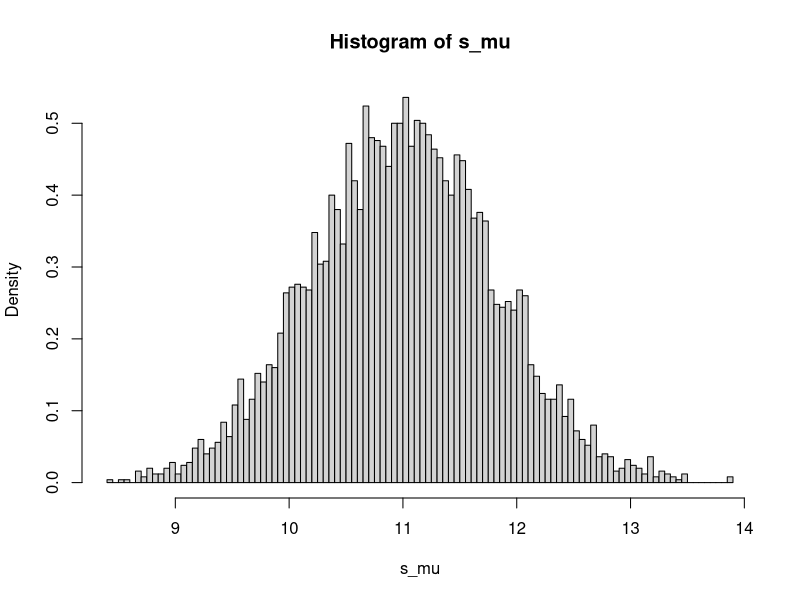
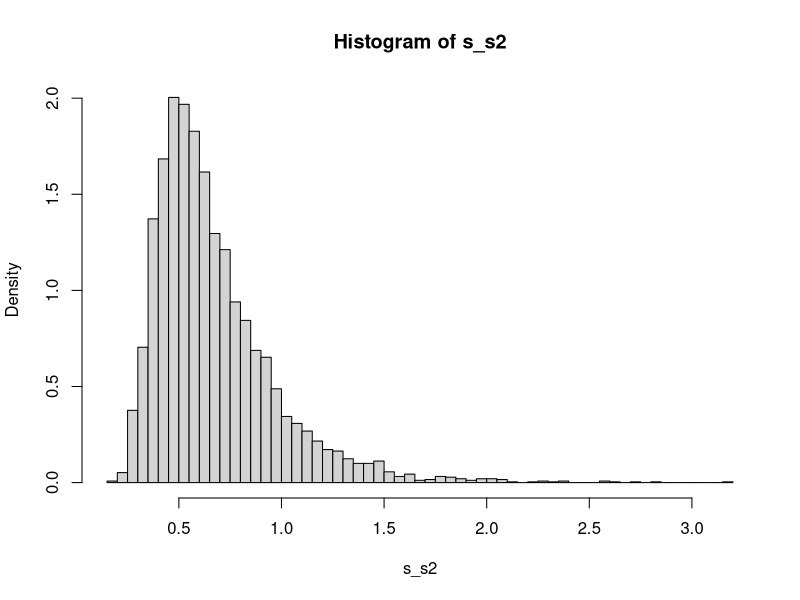
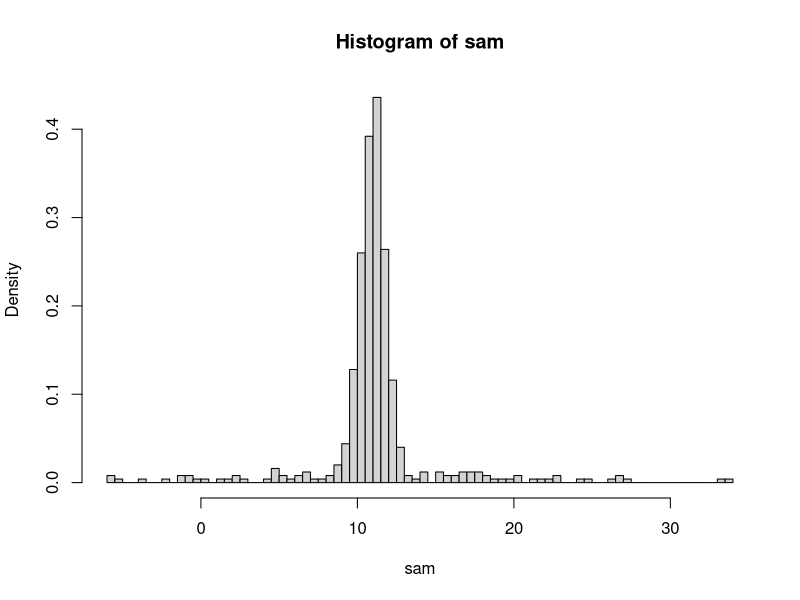
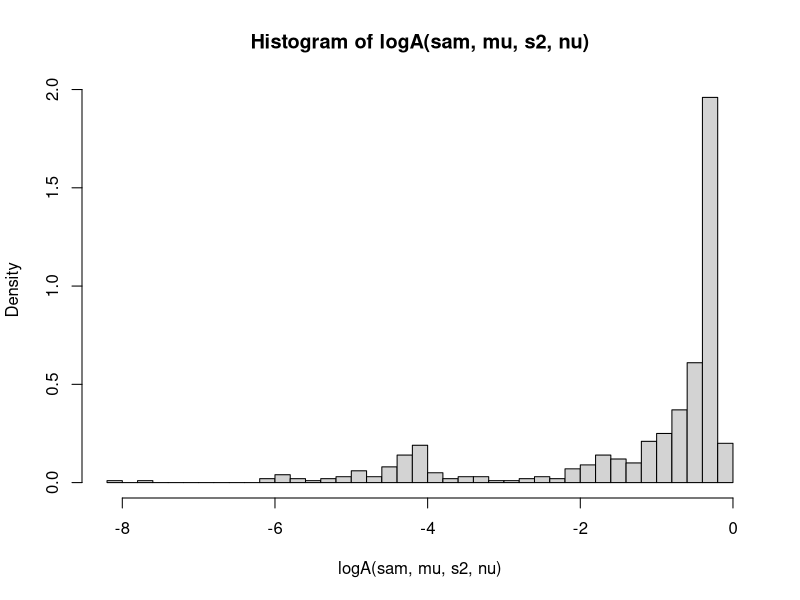
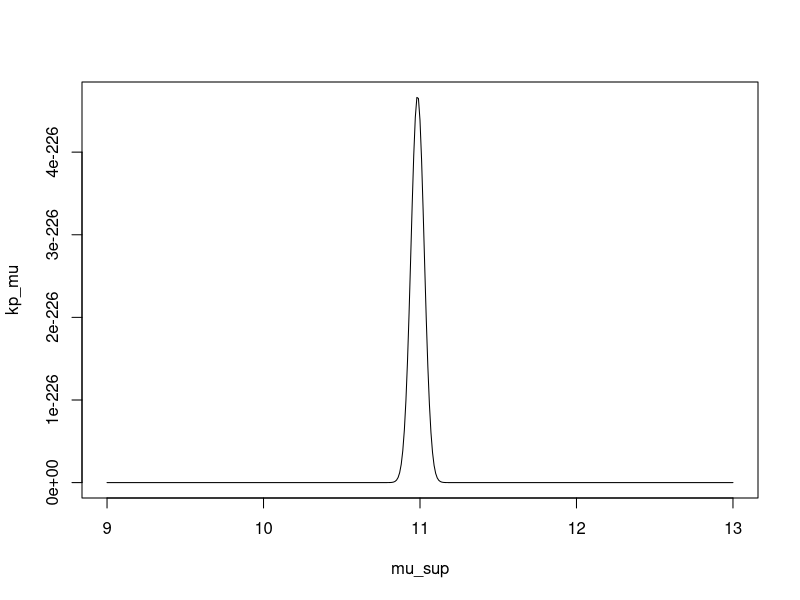
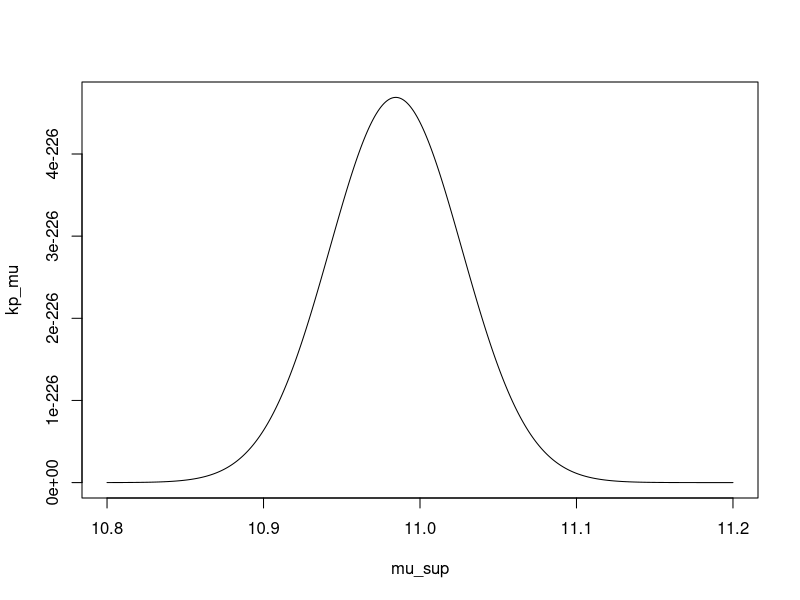
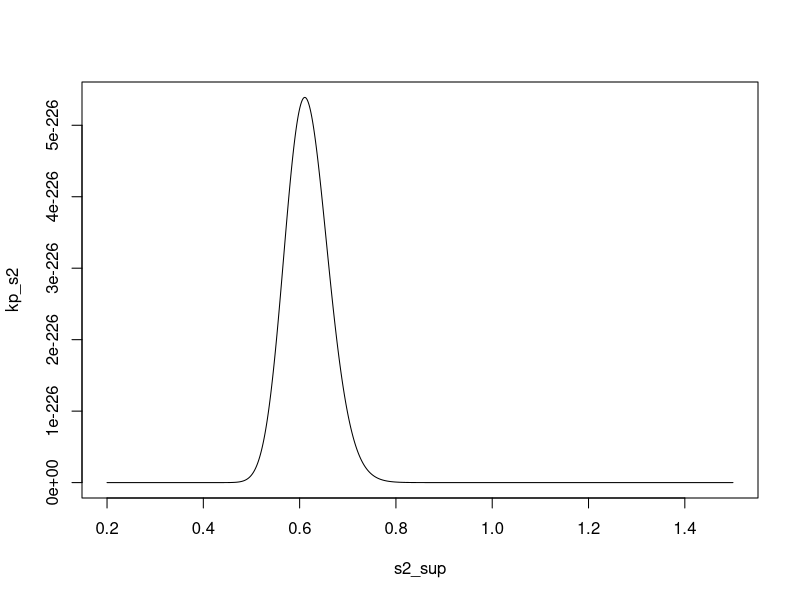
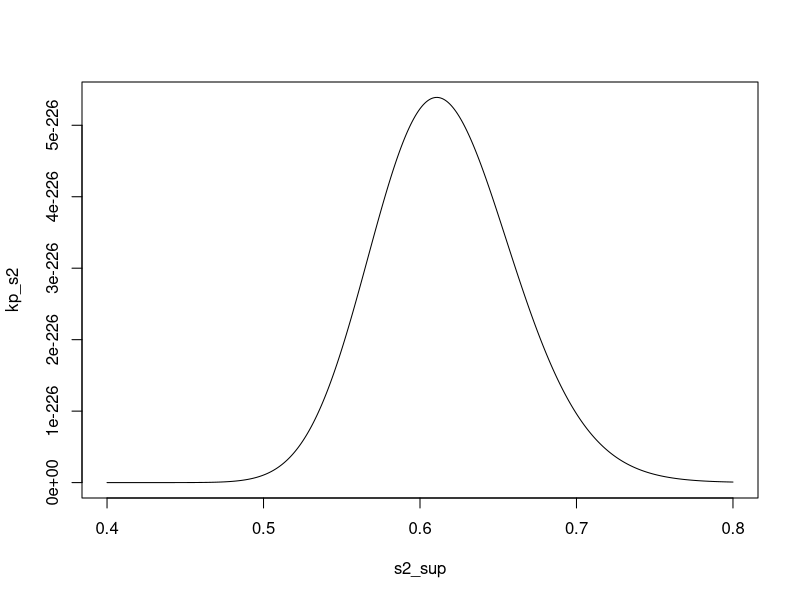

These figures' R source, in order:
rm(list=ls(all=TRUE))

# Tamanho amostral:
n = 500

# Parâmetros do modelo para a distribuição amostral:
mu = 11; s2 = 0.64; nu = 0.2

# Hiperparâmetros das distribuições a priori (somente pa-
# ra mu e sigma2):
m = 11; V = 1; a = 7; d = 4

# Distribuição de mu a priori (dados s2, m e V):
set.seed(122019)
s_mu = rnorm(n=5000, mean=m, sd=sqrt(V*s2))
hist(s_mu, prob=T, breaks=100)
median(s_mu); mean(s_mu); min(s_mu); max(s_mu)
# Massa probabilística concentrada quase totalmente entre
# 9 e 13 e aproximadamente centrada em 11.

# Distribuição de sigma2 a priori (dados a e d):
set.seed(122019)
s_s2 = 1/rgamma(n=5000, shape=a, rate=d)
hist(s_s2, prob=T, breaks=100)
median(s_s2); mean(s_s2); min(s_s2); max(s_s2)
# Massa probabilística concentrada quase totalmente entre
# 0.2 e 1.5 e aproximadamente centrada em 0.64.

# A priori, nu está distribuído uniformemente em (0,1).

# Gerando da variável auxiliar U:

U_pdf = function(n, nu) {
  u = sample(c(100, 1), prob=c(nu, 1-nu),
             size=n, replace=T)
}

#table(U_pdf(100, nu))
#table(U_pdf(1000, nu))
#table(U_pdf(10000, nu))

# Gerando uma amostra de tamanho n hierarquicamente:

set.seed(122019)
u = U_pdf(n, nu)
sam = rnorm(n, mu, sqrt(s2*u))
hist(sam, breaks=100, prob=T)

# Definindo a distribuição *a posteriori*:

# Em geral, se trabalha com o logaritmo da verossimilhan-
# ça, uma vez que o produtório é muito baixo mesmo quando
# sigma2 é pequeno. Na função a seguir calculamos o loga-
# ritmo do produtório apenas da soma envolvendo os 2 com-
# ponentes da mistura:

logA = function(X, mu, sigma2, nu) {
  n = length(X)
  k1 = (nu/10)*exp(-(X-mu)^2/(2*100*sigma2))
  k2 = (1-nu)*exp(-(X-mu)^2/(2*sigma2))
  k = log(k1 + k2)
  return(k)
}

logA(sam, mu, s2, nu)
hist(logA(sam, mu, s2, nu), prob=T, breaks=50)
sum(logA(sam, mu, s2, nu))

# Função para calcular logaritmo do produto de termos en-
# volvendo apenas parâmetros e hiperparâmetros livres dos
# valores na amostra (presentes nos componentes da mistu-
# ra):

logh = function(n, mu, sigma2, nu, m, V, a, d) {
  k1 = -((n + 1)/2 + a + 1)*log(sigma2)
  k2 = -((mu - m)^2/(2*V) + d)/sigma2
  k = k1 + k2
  return(k)
}

logh(n, mu, s2, nu, m, V, a, d)

# Por fim, para o logaritmo (do núcleo) da distribuição a
# posteriori, temos que:

logkpost = function(X, mu, sigma2, nu, m, V, a, d) {
  n = length(X)
  lA = logA(X, mu, sigma2, nu)
  lh = logh(n, mu, sigma2, nu, m, V, a, d)
  lkp = sum(lA) + lh
  return(lkp)
}

# Método da Quadratura de Riemann:

L1 = 15  # Número de intervalos.
L2 = 50
L3 = 100

# Note que, a posteriori, não temos nenhuma ideia de como
# cada parâmetro está distribuído no seu respectivo espa-
# paço paramétrico. Conjuntamente, não conseguimos extra-
# ir amostras a posteriori dos 3 parâmetros.

# Para escolher o intervalo de integração associado a ca-
# da parâmetro, fixemos para os outros dois os seus valo-
# res correspondentes no modelo e calculemos o exponenci-
# al do logaritmo da posteriori (de modo a evitar proble-
# mas numéricos) como uma função do parâmetro para o qual
# queremos definir o intervalo. Na região em que a função
# tiver maior maior massa, é onde construiremos nosso in-
# tervalo de intergração.

# Começando por mu, temos que:

mu_sup = seq(9, 13, 0.01) # A massa posteriori pode estar
t_mu = length(mu_sup)     # concentrada ao menos no mesmo
kp_mu = numeric(t_mu)     # intervalo que a priori.

for(i in 1:t_mu) {
  kp_mu[i] = exp(logkpost(X=sam,
    mu=mu_sup[i], sigma2=s2, nu=nu, m=m, V=V, a=a, d=d))
}
plot(mu_sup, kp_mu, type="l")

mu_sup = seq(10.8, 11.2, 0.001) # Redefinindo.
t_mu = length(mu_sup)
kp_mu = numeric(t_mu)

for(i in 1:t_mu) {
  kp_mu[i] = exp(logkpost(X=sam,
    mu=mu_sup[i], sigma2=s2, nu=nu, m=m, V=V, a=a, d=d))
}
plot(mu_sup, kp_mu, type="l")

# Para mu o intervalo de integ. será de 10.85 a 11.13.

# Para sigma2, temos que:

s2_sup = seq(0.2, 1.5, 0.001)
t_s2 = length(s2_sup)
kp_s2 = numeric(t_s2)

for(i in 1:t_s2) {
  kp_s2[i] = exp(logkpost(X=sam,
    mu=mu, sigma2=s2_sup[i], nu=nu, m=m, V=V, a=a, d=d))
}
plot(s2_sup, kp_s2, type="l")

s2_sup = seq(0.4, 0.8, 0.001) # Redefinindo.
t_s2 = length(s2_sup)
kp_s2 = numeric(t_s2)

for(i in 1:t_s2) {
  kp_s2[i] = exp(logkpost(X=sam,
    mu=mu, sigma2=s2_sup[i], nu=nu, m=m, V=V, a=a, d=d))
}
plot(s2_sup, kp_s2, type="l")

# Para sigma2 o intervalo de integ. será de 0.48 a 0.78.

# Por fim, para nu temos que:

nu_sup = seq(0, 1, 0.001)
t_nu = length(nu_sup)
kp_nu = numeric(t_nu)

for(i in 1:t_nu) {
  kp_nu[i] = exp(logkpost(X=sam,
    mu=mu, sigma2=s2, nu=nu_sup[i], m=m, V=V, a=a, d=d))
}
plot(nu_sup, kp_nu, type="l")

nu_sup = seq(0.1, 0.3, 0.001) #Redefinindo.
t_nu = length(nu_sup)
kp_nu = numeric(t_nu)

for(i in 1:t_nu) {
  kp_nu[i] = exp(logkpost(X=sam,
    mu=mu, sigma2=s2, nu=nu_sup[i], m=m, V=V, a=a, d=d))
}
plot(nu_sup, kp_nu, type="l")

# Para nu o intervalo de integ. será de 0.13 a 0.26.

# Observe que nenhum dos três intervalos escolhidos ficou
# centrado no mesmo valor assumido para o modelo. Mais um
# sinal da importância de considerar tanto a informação a
# priori quanto a dada pela amostra.

# Temos então os intervalos:

mu_step1 = (11.13 - 10.85)/L1
mu_step2 = (11.13 - 10.85)/L2
mu_step3 = (11.13 - 10.85)/L3
mu_gr1 = seq(10.85, 11.13, mu_step1)
mu_gr2 = seq(10.85, 11.13, mu_step2)
mu_gr3 = seq(10.85, 11.13, mu_step3)
mu_gr1; mu_gr2; mu_gr3

s2_step1 = (0.78 - 0.48)/L1
s2_step2 = (0.78 - 0.48)/L2
s2_step3 = (0.78 - 0.48)/L3
s2_gr1 = seq(0.48, 0.78, s2_step1)
s2_gr2 = seq(0.48, 0.78, s2_step2)
s2_gr3 = seq(0.48, 0.78, s2_step3)
s2_gr1; s2_gr2; s2_gr3

nu_step1 = (0.26 - 0.13)/L1
nu_step2 = (0.26 - 0.13)/L2
nu_step3 = (0.26 - 0.13)/L3
nu_gr1 = seq(0.13, 0.26, nu_step1)
nu_gr2 = seq(0.13, 0.26, nu_step2)
nu_gr3 = seq(0.13, 0.26, nu_step3)
nu_gr1; nu_gr2; nu_gr3

# E a grade:

grid_tri1 = cbind(mu_gr1, s2_gr1, nu_gr1); grid_tri1
grid_tri2 = cbind(mu_gr2, s2_gr2, nu_gr2); grid_tri2
grid_tri3 = cbind(mu_gr3, s2_gr3, nu_gr3); grid_tri3
l1 = nrow(grid_tri1); l1
l2 = nrow(grid_tri2); l2
l3 = nrow(grid_tri3); l3

# Como os tamanhos dos passos são iguais em todas as três
# dimensões, podemos calcular os produtos antes de inici-
# ar a rotina iterativa:

prod_step1 = mu_step1*s2_step1*nu_step1; prod_step1
prod_step2 = mu_step2*s2_step2*nu_step2; prod_step2
prod_step3 = mu_step3*s2_step3*nu_step3; prod_step3

# Função para calcular a constante de proporcionalidade:

cprop = function(l, X, mgr, s2gr, ngr, prst, m, V, a, d){
  c = 0
  ar.aux = array(dim = rep(l, 3))
  for (i in 1:l) {
    for (j in 1:l) {
      for (k in 1:l) {
        aux = logkpost(X, mgr[i], s2gr[j], ngr[k],
                       m, V, a, d)
        ar.aux[i,j,k] = aux
        c = c + exp(aux)*prst
      }
    }
  }
  hist(ar.aux, prob=T, breaks=1000)
  return(list(c, min(ar.aux), max(ar.aux),
              median(ar.aux), mean(ar.aux)))
}

c1 = cprop(l=l1, X=sam,
           mgr=mu_gr1, s2gr=s2_gr1, ngr=nu_gr1,
           prst=prod_step1, m=m, V=V, a=a, d=d)
c2 = cprop(l=l2, X=sam,
           mgr=mu_gr2, s2gr=s2_gr2, ngr=nu_gr2,
           prst=prod_step2, m=m, V=V, a=a, d=d)
c3 = cprop(l=l3, X=sam,
           mgr=mu_gr3, s2gr=s2_gr3, ngr=nu_gr3,
           prst=prod_step3, m=m, V=V, a=a, d=d)
c1; c2; c3

# Vamos precisar dos produtos dos grides 2 a 2:

pr1_dup12 = mu_step1*s2_step1
pr1_dup13 = mu_step1*nu_step1
pr1_dup23 = s2_step1*nu_step1
pr1_dup12; pr1_dup13; pr1_dup23

pr2_dup12 = mu_step2*s2_step2
pr2_dup13 = mu_step2*nu_step2
pr2_dup23 = s2_step2*nu_step2
pr2_dup12; pr2_dup13; pr2_dup23

pr3_dup12 = mu_step3*s2_step3
pr3_dup13 = mu_step3*nu_step3
pr3_dup23 = s2_step3*nu_step3
pr3_dup12; pr3_dup13; pr3_dup23

# Para calcular densidades marginais a posteriori, consi-
# dere as funções:

postmu_quarie = function(l, X, mgr, s2gr, ngr, prst,
                         m, V, a, d, c) {
    postmu = numeric(l)
    for (i in 1:l) {
      postconj = 0
      for (j in 1:l) {
        for(k in 1:l) {
          aux = logkpost(X, mgr[i], s2gr[j], ngr[k],
                         m, V, a, d)
          postconj = postconj + exp(aux)*prst
        }
      }
      postmu[i] = postconj/c
    }
    return(postmu)
}

pmq1 = postmu_quarie(
  l=l1, X=sam, mgr=mu_gr1, s2gr=s2_gr1, ngr=nu_gr1,
  prst=pr1_dup23, m=m, V=V, a=a, d=d, c=c1[[1]])
pmq2 = postmu_quarie(
  l=l2, X=sam, mgr=mu_gr2, s2gr=s2_gr2, ngr=nu_gr2,
  prst=pr2_dup23, m=m, V=V, a=a, d=d, c=c2[[1]])
pmq3 = postmu_quarie(
  l=l3, X=sam, mgr=mu_gr3, s2gr=s2_gr3, ngr=nu_gr3,
  prst=pr3_dup23, m=m, V=V, a=a, d=d, c=c3[[1]])

pmq1; pmq2; pmq3
hist(pmq1); hist(pmq2); hist(pmq3)

plot(mu_gr1, pmq1, type = "l")
plot(mu_gr2, pmq2, type = "l")
plot(mu_gr3, pmq3, type = "l")

posts2_quarie = function(l, X, mgr, s2gr, ngr, prst,
                         m, V, a, d, c) {
  posts2 = numeric(l)
  for (i in 1:l) {
    postconj = 0
    for (j in 1:l) {
      for(k in 1:l) {
        aux = logkpost(X, mgr[j], s2gr[i], ngr[k],
                       m, V, a, d)
        postconj = postconj + exp(aux)*prst
      }
    }
    posts2[i] = postconj/c
  }
  return(posts2)
}

psq1 = posts2_quarie(
  l=l1, X=sam, mgr=mu_gr1, s2gr=s2_gr1, ngr=nu_gr1,
  prst=pr1_dup13, m=m, V=V, a=a, d=d, c=c1[[1]])
psq2 = posts2_quarie(
  l=l2, X=sam, mgr=mu_gr2, s2gr=s2_gr2, ngr=nu_gr2,
  prst=pr2_dup13, m=m, V=V, a=a, d=d, c=c2[[1]])
psq3 = posts2_quarie(
  l=l3, X=sam, mgr=mu_gr3, s2gr=s2_gr3, ngr=nu_gr3,
  prst=pr3_dup13, m=m, V=V, a=a, d=d, c=c3[[1]])

psq1; psq2; psq3
hist(psq1); hist(psq2); hist(psq3)

plot(s2_gr1, psq1, type = "l")
plot(s2_gr2, psq2, type = "l")
plot(s2_gr3, psq3, type = "l")

postnu_quarie = function(l, X, mgr, s2gr, ngr, prst,
                         m, V, a, d, c) {
  postnu = numeric(l)
  for (i in 1:l) {
    postconj = 0
    for (j in 1:l) {
      for(k in 1:l) {
        aux = logkpost(X, mgr[j], s2gr[k], ngr[i],
                       m, V, a, d)
        postconj = postconj + exp(aux)*prst
      }
    }
    postnu[i] = postconj/c
  }
  return(postnu)
}

pnq1 = postnu_quarie(
  l=l1, X=sam, mgr=mu_gr1, s2gr=s2_gr1, ngr=nu_gr1,
  prst=pr1_dup12, m=m, V=V, a=a, d=d, c=c1[[1]])
pnq2 = postnu_quarie(
  l=l2, X=sam, mgr=mu_gr2, s2gr=s2_gr2, ngr=nu_gr2,
  prst=pr2_dup12, m=m, V=V, a=a, d=d, c=c2[[1]])
pnq3 = postnu_quarie(
  l=l3, X=sam, mgr=mu_gr3, s2gr=s2_gr3, ngr=nu_gr3,
  prst=pr3_dup12, m=m, V=V, a=a, d=d, c=c3[[1]])

pnq1; pnq2; pnq3
hist(pnq1); hist(pnq2); hist(pnq3)

plot(nu_gr1, pnq1, type = "l")
plot(nu_gr2, pnq2, type = "l")
plot(nu_gr3, pnq3, type = "l")

# Para calcular média, variância, assimetria e curtose de
# cada parâmetro a posteriori, considere as funções a se-
# guir:

stat_post = function(gr, marg, prst) {
  media = 0
  var = 0
  assim = 0
  cur = 0
  l = length(gr)

  aux1 = sum(gr*marg*prst)     #Aproxima 1º momento.
  aux2 = sum((gr^2)*marg*prst) #Aproxima 2º momento.
  aux3 = sum((gr^3)*marg*prst) #Aproxima 3º momento.
  aux4 = sum((gr^4)*marg*prst) #Aproxima 4º momento.

  media = aux1
  var = aux2 - (media)^2
  assim = (aux3 - 3*media*var - media^3)/(var^(3/2))
  cur = (aux4 - 4*media*aux3 +
         6*media^2*aux2 - 3*(media^4))/(var^2)
  return(list(media, var, assim, cur))
}

stat_post(mu_gr1, pmq1, mu_step1)
stat_post(mu_gr2, pmq2, mu_step2)
stat_post(mu_gr3, pmq3, mu_step3)

stat_post(s2_gr1, psq1, s2_step1)
stat_post(s2_gr2, psq2, s2_step2)
stat_post(s2_gr3, psq3, s2_step3)

stat_post(nu_gr1, pnq1, nu_step1)
stat_post(nu_gr2, pnq2, nu_step2)
stat_post(nu_gr3, pnq3, nu_step3)
